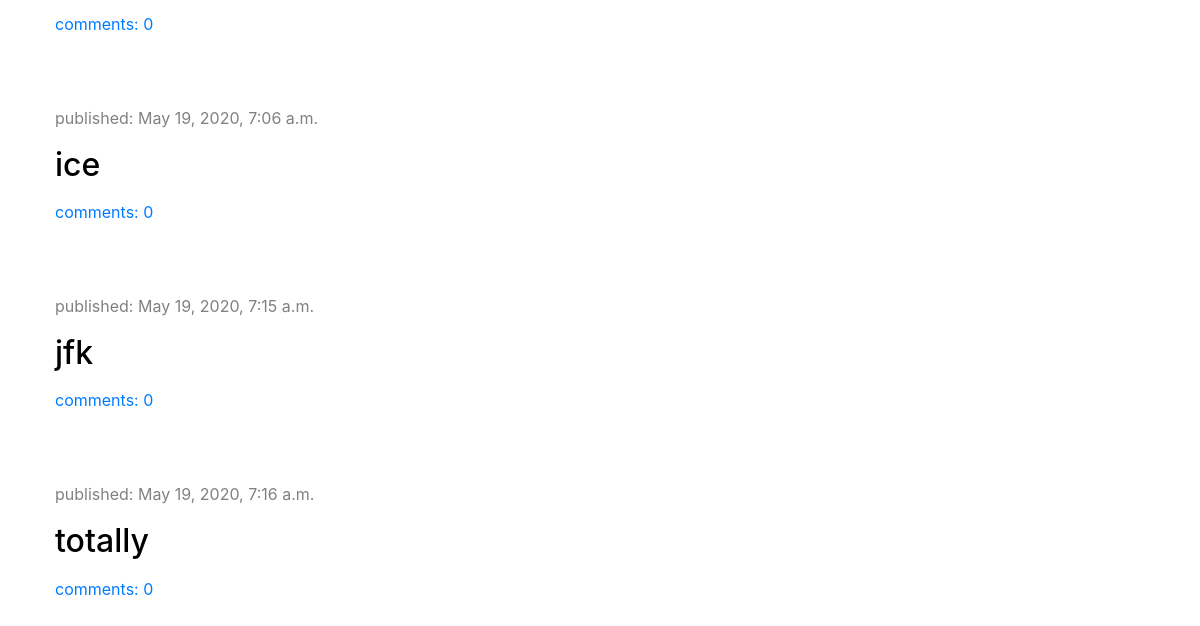
The app's page / (lower part), older data.
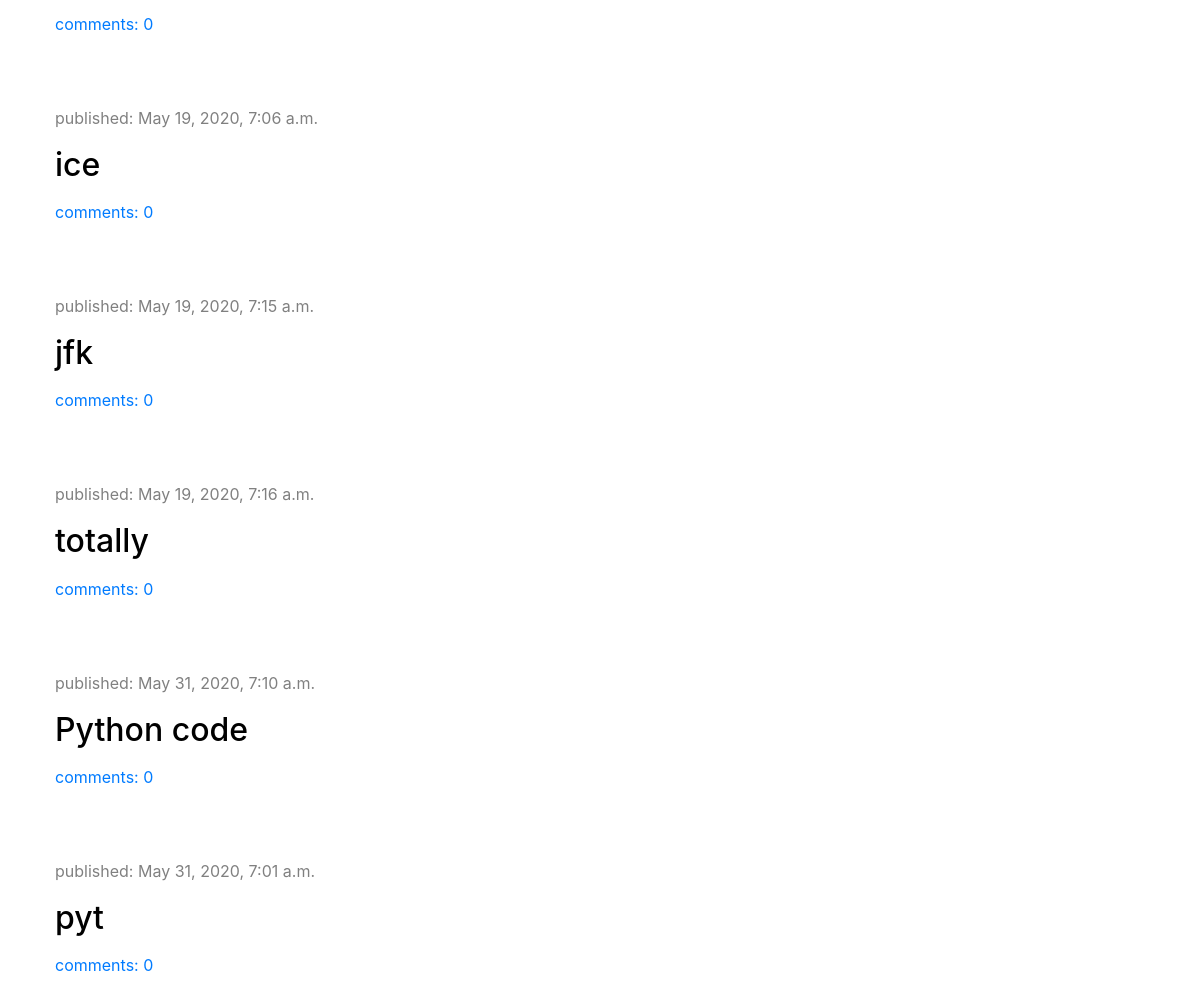
The same page, newer data.
### blog/models.py (models this page shows, shortened)
class Post(models.Model):
    author = models.ForeignKey('auth.User', on_delete=models.CASCADE)
    title = models.CharField(max_length=200)
    text = models.TextField()
    created_date = models.DateTimeField(default=timezone.now())
    published_date = models.DateTimeField(blank=True, null=True)
    def approved_comments(self):
        return self.comments.filter(approved=True)

### blog/views.py (the view)
# urls.py: path("", views.post_list, name='post_list'),
def post_list(request):
    posts = Post.objects.filter(published_date__lte=timezone.now())
    stuff_for_frontend = {'posts': posts}
    return render(request, 'blog/post_list.html', stuff_for_frontend)

### blog/templatetags/markdownify.py (called while the page is built)
@register.filter
def markdown(value):
    renderer = HighlightRenderer()
    markdown = mistune.Markdown(renderer=renderer)
    return markdown(value)

### blog/templates/blog/post_list.html (shortened to what this page needs)
{% extends 'blog/base.html' %}
{%load markdownify%}
{% block content %}
            {% for post in posts %}
                <div>
                    <div class="date">
                       <p>published: {{post.published_date}}</p>
                    </div>
                    <div class="post">
                        <h2><a href="{%url 'post_detail' pk=post.pk%}">{{post.title}}</a></h2>
                        <a href="{% url 'post_detail' pk=post.pk %}">comments: {{post.approved_comments.count}}</a>
                    </div>
                </div>
            {% endfor %}
{% endblock %}

Row changes from the older to the newer data that the page shows:
added Post: published_date "May 31, 2020, 7:10 a.m.", title "Python code", approved_comments.count "0"
added Post: published_date "May 31, 2020, 7:01 a.m.", title "pyt", approved_comments.count "0"
